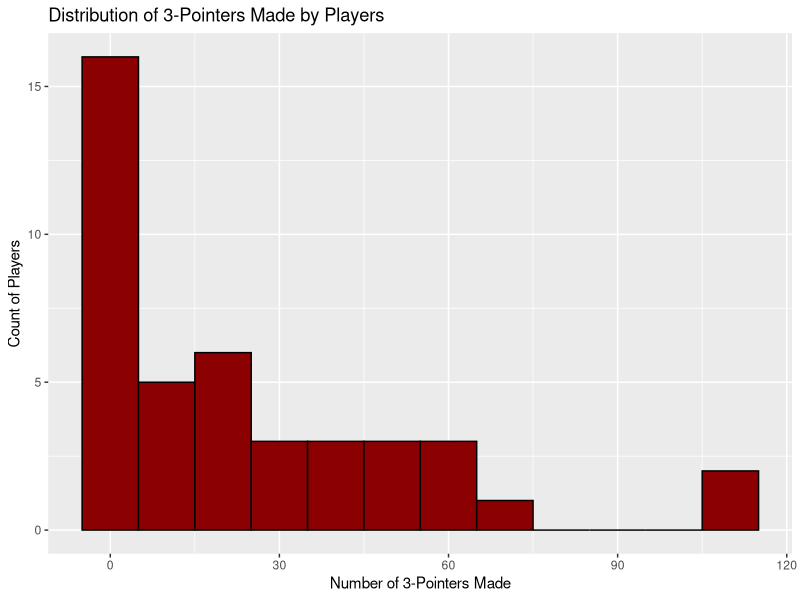
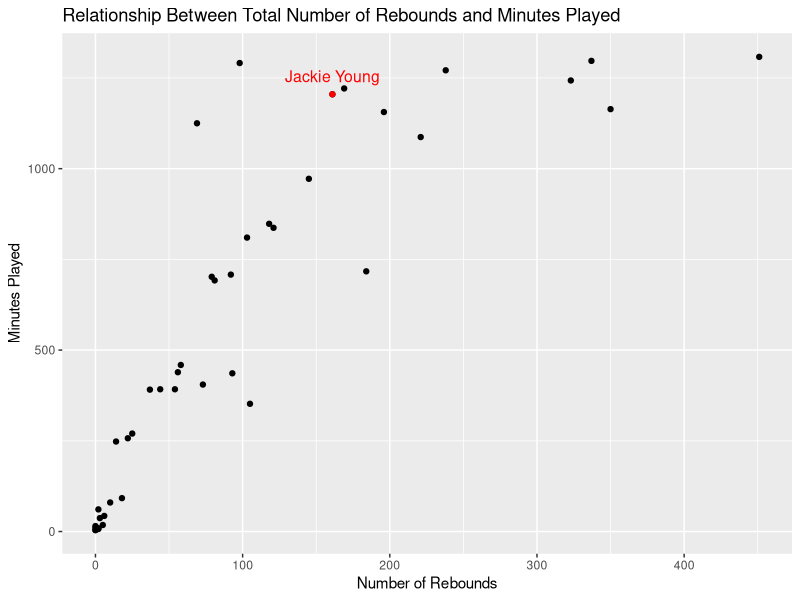

R code for these plots, in order:
#Import necessary packages
library(ggplot2)
library(readxl)

###Question 1:### 

#Import the player stats from Las Vegas Aces, Connecticut Sun, and New York Liberty
data <- read_excel("HW5_SDS313.xls")

#Change variable names so that they follow common convention
colnames(data) <- c("player", 
                    "age", 
                    "games", 
                    "games_started", 
                    "minutes_played", 
                    "field_goals", 
                    "field_goal_attempts", 
                    "field_goal_percentage", 
                    "three_pointers", 
                    "three_pointer_attempts", 
                    "three_point_percentage", 
                    "two_pointers", 
                    "two_pointer_attempts", 
                    "two_point_percentage", 
                    "free_throws", 
                    "free_throw_attempts", 
                    "free_throw_percentage", 
                    "offensive_rebounds", 
                    "defensive_rebounds", 
                    "total_rebounds", 
                    "assists", 
                    "steals", 
                    "blocks", 
                    "turnovers", 
                    "personal_fouls", 
                    "points")

###Question 2:###
data_ggplot <- ggplot(data)

#Create a graph of the distribution of number of 3-pointers made by players
data_ggplot + geom_histogram(aes(x =three_pointers), binwidth = 10, col ="black",fill ="darkred") +
  labs(title = "Distribution of 3-Pointers Made by Players", 
       x = "Number of 3-Pointers Made",
       y = "Count of Players")

###Question 3:###

#Set seed for reproducibility
set.seed(40) 
# Randomly choose an index
random_index <- sample(nrow(data), 1)
# Get the randomly chosen player's data
random_player <- data[random_index, ] 

#Create a graph that shows the relationship between the minutes played and total number of rebounds.  
data_ggplot + geom_point(aes(x=total_rebounds, y=minutes_played)) + 
  geom_point(data = random_player, aes(x=total_rebounds, y=minutes_played), col = "red") +
  annotate("text",x=random_player$total_rebounds, y=random_player$minutes_played, label=random_player$player, 
           vjust = -1, color = "red", size = 4) +
  labs(title = "Relationship Between Total Number of Rebounds and Minutes Played",
       x = "Number of Rebounds",
       y = "Minutes Played")

